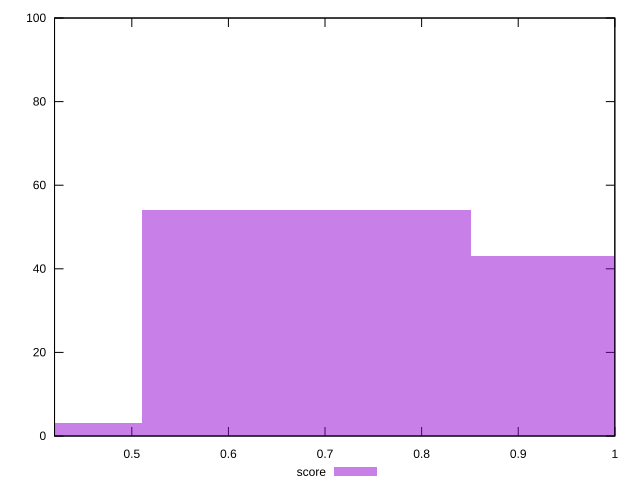

The gnuplot source for this figure:
reset

$score <<EOF
0.6808398402727472 54
0.3404199201363736 3
1.021259760409121 43
EOF

set key outside below
set boxwidth 0.3404199201363736
set xrange [0.42:1]
set yrange [0:100]
set trange [0:100]
set style fill transparent solid 0.5 noborder
set terminal svg size 640, 490 enhanced background rgb 'white'
set output "report/report_00029_2021-02-24T13-36-40.390Z/uses-http2/samples/music/score/histogram.svg"

plot $score title "score" with boxes

reset
